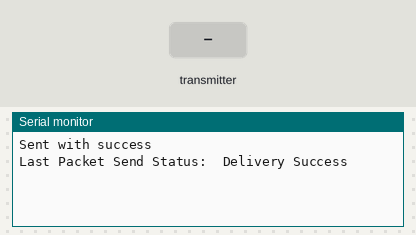
Simulated run of this sketch. Board: ESP32. On the bench: the last lines printed to the serial monitor. The inputs (shaded band) are chosen by the test bench.

Above: at 1.2 s.
1.3 s: the transmitter starts sending color = 0
At 1.61 s:
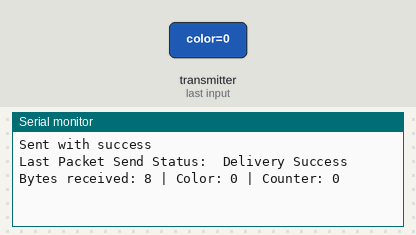
3.3 s: the transmitter starts sending counter = 1024
At 3.61 s:
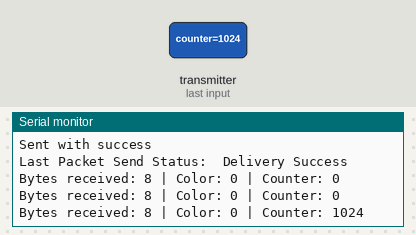
4.8 s: the transmitter starts sending color = 1024
At 5.11 s:
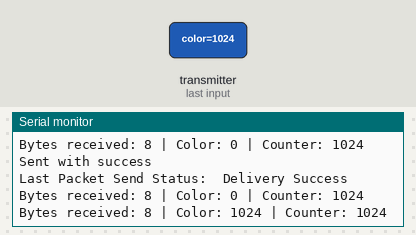
6.3 s: the transmitter starts sending counter = 0
At 6.61 s:
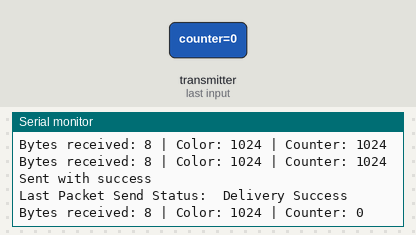

Measured:
- after the input at 1.3 s, the serial monitor: prints a new line at once (image 1)
- after the input at 3.3 s, the serial monitor: prints a new line at once (image 2)
- after the input at 4.8 s, the serial monitor: prints a new line at once (image 3)
- after the input at 6.3 s, the serial monitor: prints a new line at once (image 4)

The sketch:

espnow.ino
```cpp
#include <esp_now.h>
#include <WiFi.h>

// REPLACE WITH THE MAC Address of your receiver
uint8_t broadcastAddress[] = {0xC0, 0x4E, 0x30, 0x3A, 0x03, 0x34}; // For Xiao
//uint8_t broadcastAddress[] = {0x48, 0x27, 0xE2, 0xE6, 0xDC, 0x84}; // For YD

// Define variables to store readings to be sent
int colorTX;
int counterTX;

// Define variables to store incoming readings
int colorRX;
int counterRX;

// Variable to store if sending data was successful
String success;

//Structure example to send data
//Must match the receiver structure
typedef struct struct_message {
    int color;
    int counter;
} struct_message;

// Create a struct_message for local readings
struct_message localReadings;

// Create a struct_message to hold incoming readings
struct_message incomingReadings;

esp_now_peer_info_t peerInfo;

// Callback when data is sent
void OnDataSent(const uint8_t *mac_addr, esp_now_send_status_t status) {
  Serial.print("\r\nLast Packet Send Status:\t");
  Serial.println(status == ESP_NOW_SEND_SUCCESS ? "Delivery Success" : "Delivery Fail");
  if (status ==0){
    success = "Delivery Success :)";
  }
  else{
    success = "Delivery Fail :(";
  }
}

// Callback when data is received
void OnDataRecv(const uint8_t * mac, const uint8_t *incomingData, int len) {
  memcpy(&incomingReadings, incomingData, sizeof(incomingReadings));
  Serial.print("\nBytes received: ");
  Serial.print(len);
  colorRX = incomingReadings.color;
  counterRX = incomingReadings.counter;
  Serial.print(" | Color: ");
  Serial.print(colorRX);
  Serial.print(" | Counter: ");
  Serial.println(counterRX);
}

void setup() {
  // Init Serial Monitor
  Serial.begin(115200);

  // Set device as a Wi-Fi Station
  WiFi.mode(WIFI_STA);

  // Init ESP-NOW
  if (esp_now_init() != ESP_OK) {
    Serial.println("Error initializing ESP-NOW");
    return;
  }

  // Once ESPNow is successfully Init, we will register for Send CB to
  // get the status of Trasnmitted packet
  esp_now_register_send_cb(OnDataSent);

  // Register peer
  memcpy(peerInfo.peer_addr, broadcastAddress, 6);
  peerInfo.channel = 0;
  peerInfo.encrypt = false;

  // Add peer
  if (esp_now_add_peer(&peerInfo) != ESP_OK){
    Serial.println("Failed to add peer");
    return;
  }
  // Register for a callback function that will be called when data is received
  esp_now_register_recv_cb(OnDataRecv);
}

void loop() {
  localReadings.counter++;

  // Send message via ESP-NOW
  esp_err_t result = esp_now_send(broadcastAddress, (uint8_t *) &localReadings, sizeof(localReadings));

  if (result == ESP_OK) {
    Serial.println("\nSent with success");
  }
  else {
    Serial.println("\nError sending the data");
  }
  delay(2000);
}
```
